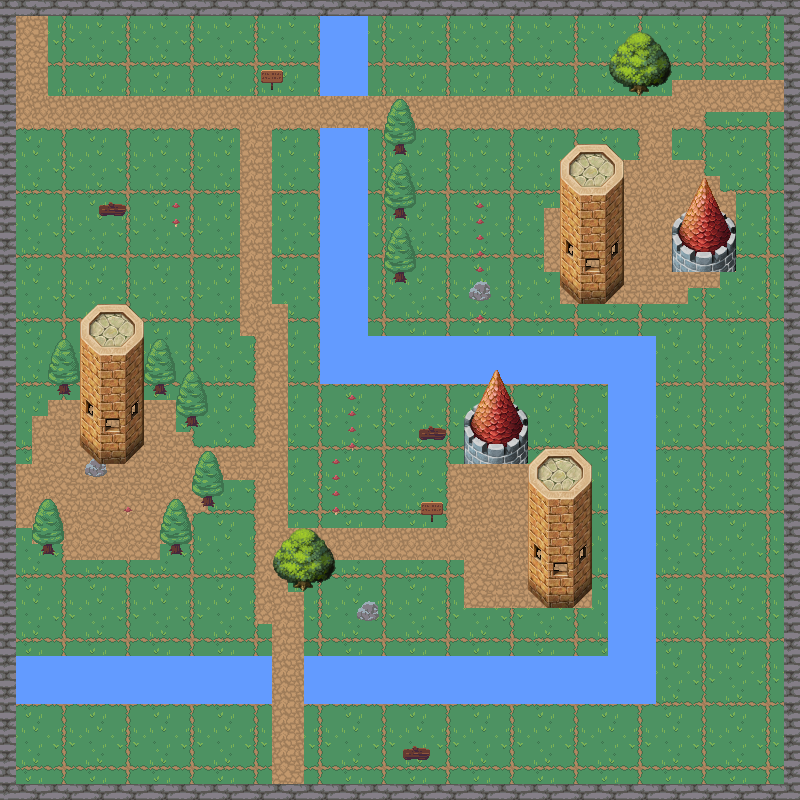

Below is a game level as drawn by its tile map, then a one-line description and the .tmx that defines it (tile-layer data replaced by summaries):
An orthogonal 50x50 tile map with 16x16 px tiles, 6 tile layers (background, walls, water, path, ...), 2 tilesets and 18 objects (15x collision, player, enter_house, enter_house_exit).

<map version="1.10" tiledversion="1.10.2" orientation="orthogonal" renderorder="right-down" width="50" height="50" tilewidth="16" tileheight="16" infinite="0" nextlayerid="8" nextobjectid="40">
 <tileset firstgid="1" source="nature.tsx" />
 <tileset firstgid="721" source="house.tsx" />
 <layer id="1" name="background" width="50" height="50">
  <data>[2500 cells, 2500 non-empty, 16 distinct tile ids]</data>
 </layer>
 <layer id="2" name="walls" width="50" height="50">
  <data>[2500 cells, 196 non-empty, 3 distinct tile ids]</data>
 </layer>
 <layer id="3" name="water" width="50" height="50">
  <data>[2500 cells, 294 non-empty, 4 distinct tile ids]</data>
 </layer>
 <layer id="4" name="path" width="50" height="50">
  <data>[2500 cells, 488 non-empty, 4 distinct tile ids]</data>
 </layer>
 <layer id="6" name="decorations" width="50" height="50">
  <data>[2500 cells, 149 non-empty, 24 distinct tile ids]</data>
 </layer>
 <layer id="7" name="house" width="50" height="50">
  <data>[2500 cells, 200 non-empty, 80 distinct tile ids]</data>
 </layer>
 <objectgroup id="5" name="objects">
  <object id="1" name="player" x="27.235" y="517.464">
   <point />
  </object>
  <object id="21" type="collision" x="1.33333" y="-1.33333" width="12" height="800" />
  <object id="22" type="collision" x="17.3333" y="-9.33333" width="781.333" height="21.3333" />
  <object id="23" type="collision" x="785.333" y="12" width="18.6667" height="788" />
  <object id="24" type="collision" x="5.33333" y="785.333" width="776" height="14.6667" />
  <object id="25" type="collision" x="321.333" y="126.667" width="49.3333" height="256" />
  <object id="26" type="collision" x="377.333" y="334.667" width="276" height="53.3333" />
  <object id="27" type="collision" x="606.667" y="388" width="46.6667" height="313.333" />
  <object id="28" type="collision" x="304" y="658.667" width="300" height="40" />
  <object id="29" type="collision" x="16" y="653.333" width="252" height="48" />
  <object id="31" type="collision" x="72" y="382.667" width="76" height="73.3333" />
  <object id="32" type="collision" x="529.333" y="532" width="64" height="73.3333" />
  <object id="33" type="collision" x="560" y="218.667" width="68" height="81.3333" />
  <object id="35" type="collision" x="261.333" y="72" width="22.6667" height="21.3333" />
  <object id="36" type="collision" x="680" y="212" width="49.3333" height="58.6667" />
  <object id="37" type="collision" x="462.667" y="416" width="64" height="45.3333" />
  <object id="38" name="enter_house" x="545.333" y="561.333" width="37.3333" height="57.3333" />
  <object id="39" name="enter_house_exit" x="538.667" y="622.667">
   <point />
  </object>
 </objectgroup>
</map>
